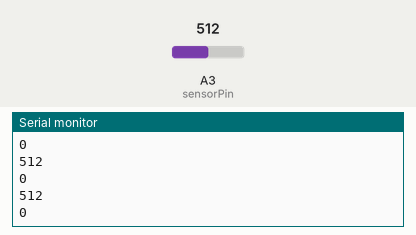
Recording of a sketch running on a simulated Arduino Uno, built with avr-gcc and run on an emulated ATmega328P. Shown: the last lines printed to the serial monitor. Inputs (shaded band) come from the test bench; at power-on: A3 (sensorPin) = 512.

Above: at 1.2 s.
1.3 s: A3 (sensorPin) set to 490
At 1.33 s:
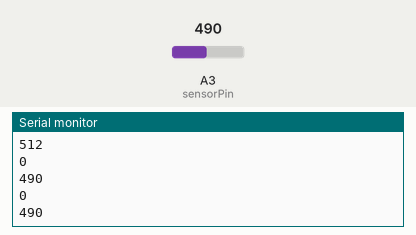
2.8 s: A3 (sensorPin) set to 510
At 2.97 s:
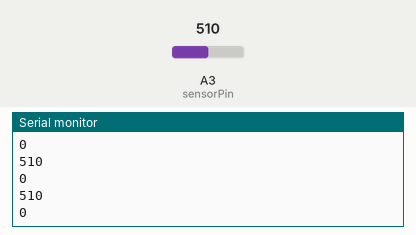
Timing chart, 0 to 5.8 s (numbered marks = the images above; inputs shaded):
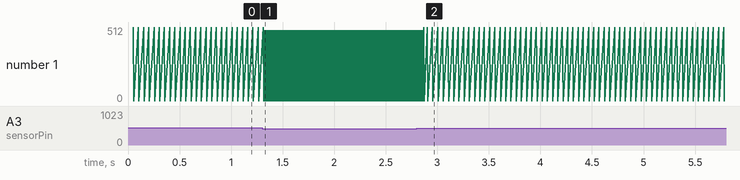

Measured:
- after the input at 1.3 s, the serial monitor: prints a new line at once (image 1)
- after the input at 2.8 s, the serial monitor: prints a new line after 0.07 s (image 2)

The sketch:

analogReadonserialtest1.ino
```cpp
const int sensorPin=A3;
int flag=0;
int value=0;
int value1=0;
void setup()
{
  pinMode(sensorPin,INPUT);
  Serial.begin(9600);
}
void loop()
{
  int value=analogRead(sensorPin);
  if(value>=500)
  {
    for(int i=0;i<300;i++)
    {
      int value1=analogRead(sensorPin);
      delay(50);
      if(value>=500)
      break;
    }
    flag=1;
  }
  Serial.println(value);
  Serial.println(value1);
  if(flag==1)
  {
    digitalWrite(3,HIGH);
  }
}
```
